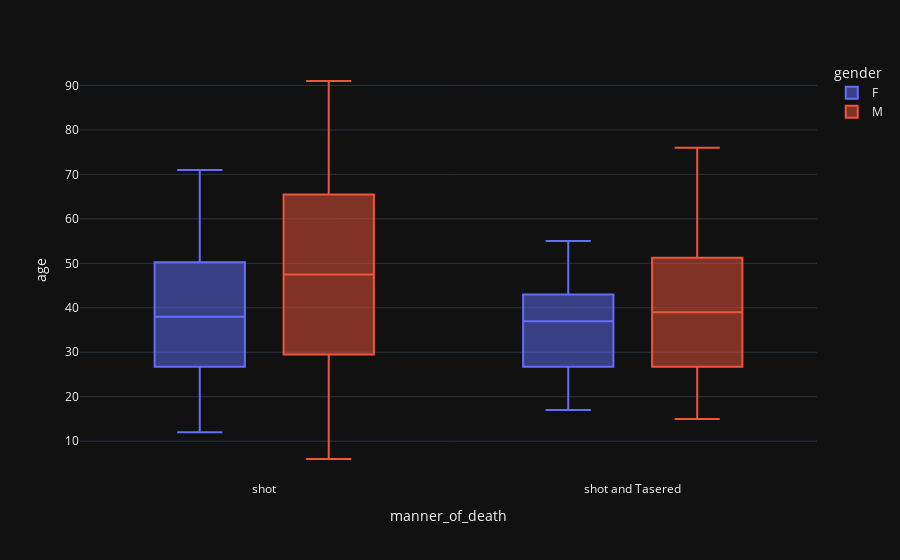

Source (notebook cell):
### Code cell
fig = px.box(df_gender_death_difference,x='manner_of_death',y='age',color='gender')

fig.layout.template = 'plotly_dark'
fig.show()

### Figure 1 — Plotly figure (JSON) as saved in the notebook; plotly's stock layout.template omitted (floating-point values rounded to 4 significant figures)
{"data": [{"alignmentgroup": "True", "hovertemplate": "gender=F<br>manner_of_death=%{x}<br>age=%{y}<extra></extra>", "legendgroup": "F", "marker": {"color": "#636efa"}, "name": "F", "notched": false, "offsetgroup": "F", "orientation": "v", "showlegend": true, "type": "box", "x": ["shot", "shot", "shot", "shot", "shot", "shot", "shot", "shot", "shot", "shot", "shot", "shot", "shot", "shot", "shot", "shot", "shot", "shot", "shot", "shot", "shot", "shot", "shot", "shot", "shot", "shot", "shot", "shot", "shot", "shot", "shot", "shot", "shot", "shot", "shot", "shot", "shot", "shot", "shot", "shot", "shot", "shot", "shot", "shot", "shot", "shot and Tasered", "shot and Tasered", "shot and Tasered", "shot and Tasered", "shot and Tasered"], "x0": " ", "xaxis": "x", "y": [25.0, 50.0, 24.0, 27.0, 31.0, 40.0, 46.0, 17.0, 21.0, 23.0, 26.0, 28.0, 36.0, 37.0, 38.0, 53.0, 29.0, 30.0, 32.0, 34.0, 35.0, 39.0, 41.0, 43.0, 44.0, 45.0, 55.0, 62.0, 12.0, 16.0, 18.0, 20.0, 22.0, 33.0, 42.0, 48.0, 49.0, 51.0, 54.0, 56.0, 59.0, 60.0, 61.0, 66.0, 71.0, 17.0, 30.0, 37.0, 39.0, 55.0], "y0": " ", "yaxis": "y"}, {"alignmentgroup": "True", "hovertemplate": "gender=M<br>manner_of_death=%{x}<br>age=%{y}<extra></extra>", "legendgroup": "M", "marker": {"color": "#EF553B"}, "name": "M", "notched": false, "offsetgroup": "M", "orientation": "v", "showlegend": true, "type": "box", "x": ["shot", "shot", "shot", "shot", "shot", "shot", "shot", "shot", "shot", "shot", "shot", "shot", "shot", "shot", "shot", "shot", "shot", "shot", "shot", "shot", "shot", "shot", "shot", "shot", "shot", "shot", "shot", "shot", "shot", "shot", "shot", "shot", "shot", "shot", "shot", "shot", "shot", "shot", "shot", "shot", "shot", "shot", "shot", "shot", "shot", "shot", "shot", "shot", "shot", "shot and Tasered", "shot and Tasered", "shot", "shot", "shot", "shot", "shot and Tasered", "shot and Tasered", "shot and Tasered", "shot and Tasered", "shot", "shot and Tasered", "shot and Tasered", "shot and Tasered", "shot and Tasered", "shot and Tasered", "shot and Tasered", "shot and Tasered", "shot", "shot", "shot", "shot and Tasered", "shot and Tasered", "shot and Tasered", "shot and Tasered", "shot and Tasered", "shot and Tasered", "shot and Tasered", "shot and Tasered", "shot", "shot", "shot and Tasered", "shot and Tasered", "shot and Tasered", "shot and Tasered", "shot and Tasered", "shot and Tasered", "shot and Tasered", "shot", "shot", "shot", "shot", "shot", "shot", "shot", "shot and Tasered", "shot and Tasered", "shot and Tasered", "shot and Tasered", "shot and Tasered", "shot and Tasered", "shot and Tasered", "shot", "shot", "shot", "shot", "shot", "shot", "shot and Tasered", "shot and Tasered", "shot and Tasered", "shot and Tasered", "shot and Tasered", "shot and Tasered", "shot and Tasered", "shot and Tasered", "shot and Tasered", "shot and Tasered", "shot and Tasered", "shot and Tasered", "shot and Tasered", "shot and Tasered"], "x0": " ", "xaxis": "x", "y": [25.0, 36.0, 24.0, 29.0, 31.0, 34.0, 33.0, 28.0, 32.0, 27.0, 23.0, 35.0, 26.0, 30.0, 37.0, 45.0, 38.0, 22.0, 18.0, 41.0, 21.0, 39.0, 40.0, 19.0, 50.0, 53.0, 20.0, 43.0, 47.0, 42.0, 59.0, 46.0, 51.0, 49.0, 48.0, 44.0, 52.0, 56.0, 54.0, 55.0, 57.0, 17.0, 58.0, 16.0, 60.0, 63.0, 62.0, 64.0, 61.0, 25.0, 33.0, 15.0, 65.0, 66.0, 69.0, 30.0, 31.0, 35.0, 36.0, 68.0, 32.0, 20.0, 26.0, 38.0, 43.0, 49.0, 50.0, 67.0, 70.0, 76.0, 29.0, 37.0, 39.0, 42.0, 46.0, 48.0, 54.0, 63.0, 71.0, 72.0, 18.0, 21.0, 23.0, 28.0, 41.0, 45.0, 52.0, 73.0, 74.0, 75.0, 77.0, 82.0, 83.0, 86.0, 22.0, 24.0, 27.0, 34.0, 47.0, 51.0, 53.0, 6.0, 13.0, 14.0, 79.0, 80.0, 91.0, 15.0, 16.0, 17.0, 19.0, 40.0, 44.0, 55.0, 56.0, 57.0, 58.0, 60.0, 67.0, 70.0, 76.0], "y0": " ", "yaxis": "y"}], "layout": {"boxmode": "group", "legend": {"title": {"text": "gender"}, "tracegroupgap": 0}, "margin": {"t": 60}, "xaxis": {"anchor": "y", "domain": [0, 1], "title": {"text": "manner_of_death"}}, "yaxis": {"anchor": "x", "domain": [0, 1], "title": {"text": "age"}}}}
